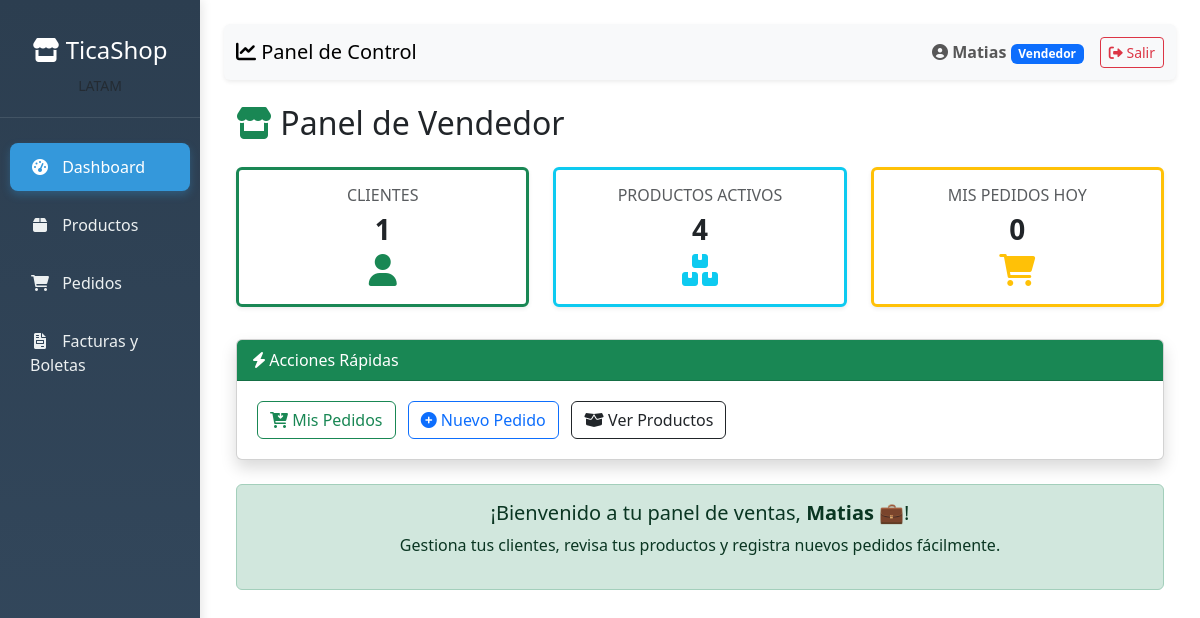
The page /usuarios/dashboard/ (signed in) on the database its author committed.
### apps/usuarios/models.py (models this page shows, shortened)
class Usuario(AbstractUser):
    ROLES = (
        ('Administrador', 'Administrador'),
        ('Vendedor', 'Vendedor'),
        ('Tesoreria', 'Tesorería'),
        ('Cliente', 'Cliente'),
    )
    rol = models.CharField(max_length=13, choices=ROLES, default='Cliente')
    telefono = models.CharField(max_length=20, blank=True, null=True)
    activo = models.BooleanField(default=True)
    fecha_actualizacion = models.DateTimeField(auto_now=True)
    class Meta:
        db_table = 'usuarios'
        verbose_name = 'Usuario'
        verbose_name_plural = 'Usuarios'

### apps/usuarios/views.py (the view, shortened to what this page needs)
# urls.py: path('dashboard/', views.dashboard, name='dashboard'),
@login_required
def dashboard(request):
    usuario = request.user
    rol = usuario.rol.strip() if usuario.rol else ''
    if rol == 'Administrador':
        total_usuarios = Usuario.objects.count()
        total_clientes = Cliente.objects.count()
        total_productos = Producto.objects.count()
        pedidos_hoy = Pedido.objects.filter(fecha_creacion__date=date.today()).count()
        productos_stock_bajo = Producto.objects.filter(
            stock__lte=models.F('stock_minimo'),
            activo=True
        ).order_by('stock')[:10]
        context = {
            'usuario': usuario,
            'total_usuarios': total_usuarios,
            'total_clientes': total_clientes,
            'total_productos': total_productos,
            'pedidos_hoy': pedidos_hoy,
            'productos_stock_bajo': productos_stock_bajo,
        }
        return render(request, 'dashboard/admin_dashboard.html', context)
    elif rol == 'Vendedor':
        total_clientes = Cliente.objects.count()
        total_productos = Producto.objects.filter(activo=True).count()
        pedidos_hoy = Pedido.objects.filter(
            usuario=usuario,
            fecha_creacion__date=date.today()
        ).count()
        mis_pedidos = Pedido.objects.filter(usuario=usuario).count()
        context = {
            'usuario': usuario,
            'total_clientes': total_clientes,
            'total_productos': total_productos,
            'pedidos_hoy': pedidos_hoy,
            'mis_pedidos': mis_pedidos,
        }
        return render(request, 'dashboard/vendedor_dashboard.html', context)
    return redirect('login')

### templates/dashboard/vendedor_dashboard.html
{% extends 'dashboard/base_dashboard.html' %}
{% block content %}
<div class="container-fluid mt-3">
    <h2><i class="fas fa-store text-success"></i> Panel de Vendedor</h2>
    <div class="row mt-4">
        <div class="col-md-4 mb-3">
            <div class="card shadow-sm text-center border-top border-success border-3">
                <div class="card-body">
                    <h6 class="text-muted">CLIENTES</h6>
                    <h3 class="fw-bold">{{ total_clientes }}</h3>
                    <i class="fas fa-user fa-2x text-success"></i>
                </div>
            </div>
        </div>
        <div class="col-md-4 mb-3">
            <div class="card shadow-sm text-center border-top border-info border-3">
                <div class="card-body">
                    <h6 class="text-muted">PRODUCTOS ACTIVOS</h6>
                    <h3 class="fw-bold">{{ total_productos }}</h3>
                    <i class="fas fa-boxes fa-2x text-info"></i>
                </div>
            </div>
        </div>
        <div class="col-md-4 mb-3">
            <div class="card shadow-sm text-center border-top border-warning border-3">
                <div class="card-body">
                    <h6 class="text-muted">MIS PEDIDOS HOY</h6>
                    <h3 class="fw-bold">{{ pedidos_hoy }}</h3>
                    <i class="fas fa-shopping-cart fa-2x text-warning"></i>
                </div>
            </div>
        </div>
    </div>
    <div class="card shadow mt-3">
        <div class="card-header bg-success text-white">
            <i class="fas fa-bolt"></i> Acciones Rápidas
        </div>
        <div class="card-body">
            <a href="{% url 'listar_pedidos' %}" class="btn btn-outline-success m-1">
                <i class="fas fa-cart-arrow-down"></i> Mis Pedidos
            </a>
            <a href="{% url 'crear_pedido_datos' %}" class="btn btn-outline-primary m-1">
                <i class="fas fa-plus-circle"></i> Nuevo Pedido
            </a>
            <a href="{% url 'listar_productos' %}" class="btn btn-outline-dark m-1">
                <i class="fas fa-box-open"></i> Ver Productos
            </a>
        </div>
    </div>
    <div class="alert alert-success mt-4 text-center">
        <h5>¡Bienvenido a tu panel de ventas, <strong>{{ request.user.username }}</strong> 💼!</h5>
        <p>Gestiona tus clientes, revisa tus productos y registra nuevos pedidos fácilmente.</p>
    </div>
</div>
{% endblock %}

### templates/dashboard/base_dashboard.html (shortened to what this page needs)
<!DOCTYPE html>
<html lang="es">
<head>
    <link href="https://cdn.jsdelivr.net/npm/bootstrap@5.3.0/dist/css/bootstrap.min.css" rel="stylesheet">
    <link rel="stylesheet" href="https://cdnjs.cloudflare.com/ajax/libs/font-awesome/6.0.0/css/all.min.css">
</head>
<body>
    <div class="container-fluid">
        <div class="row">
            <div class="col-md-3 col-lg-2 sidebar d-md-block p-0">
                <div class="position-sticky pt-3">
                    <div class="text-center text-white logo-section">
                        <h4><i class="fas fa-store"></i> TicaShop</h4>
                        <small class="text-muted">LATAM</small>
                    </div>
                    <ul class="nav flex-column">
                        <li class="nav-item">
                            <a class="nav-link {% if request.resolver_match.url_name == 'dashboard' %}active{% endif %}"
                                href="{% url 'dashboard' %}">
                                <i class="fas fa-tachometer-alt"></i> Dashboard
                            </a>
                        </li>
                        {% if request.user.rol == 'Administrador' or request.user.rol == 'Vendedor' %}
                        <li class="nav-item">
                            <a class="nav-link {% if request.resolver_match.url_name == 'listar_productos' %}active{% endif %}"
                                href="{% url 'listar_productos' %}">
                                <i class="fas fa-box"></i> Productos
                            </a>
                        </li>
                        <li class="nav-item">
                            <a class="nav-link {% if request.resolver_match.url_name == 'listar_pedidos' %}active{% endif %}"
                                href="{% url 'listar_pedidos' %}">
                                <i class="fas fa-shopping-cart"></i> Pedidos
                            </a>
                        </li>
                        {% endif %}
                        <li class="nav-item">
                            <a class="nav-link {% if request.resolver_match.url_name == 'listar_documentos' %}active{% endif %}"
                                href="{% url 'listar_documentos' %}">
                                <i class="fas fa-file-invoice"></i> Facturas y Boletas
                            </a>
                        </li>
                    </ul>
                </div>
            </div>
            <div class="col-md-9 col-lg-10 ml-sm-auto px-4 py-4">
                <nav class="navbar navbar-expand-lg navbar-light bg-light mb-4 shadow-sm rounded">
                    <div class="container-fluid">
                        <span class="navbar-brand mb-0 h1">
                            <i class="fas fa-chart-line"></i> Panel de Control
                        </span>
                        <div class="navbar-nav ms-auto align-items-center">
                            <span class="navbar-text me-3">
                                <i class="fas fa-user-circle"></i>
                                <strong>{{ request.user.get_full_name|default:request.user.username }}</strong>
                                <span class="badge bg-primary">{{ request.user.rol }}</span>
                            </span>
                            <a class="btn btn-outline-danger btn-sm" href="{% url 'logout' %}">
                                <i class="fas fa-sign-out-alt"></i> Salir
                            </a>
                        </div>
                    </div>
                </nav>
                {% block content %}
                {% endblock %}
            </div>
        </div>
    </div>
</body>
</html>

### templates/dashboard/base_dashboard.html (style rules this page uses)
body { font-family: 'Segoe UI', Tahoma, Geneva, Verdana, sans-serif; }
.sidebar { min-height: 100vh; background: linear-gradient(180deg, #2c3e50 0%, #34495e 100%); box-shadow: 2px 0 10px rgba(0,0,0,0.1); }
.sidebar .nav-link { color: #ecf0f1; padding: 12px 20px; margin: 5px 10px; border-radius: 8px; transition: all 0.3s ease; }
.sidebar .nav-link.active { background: #3498db; color: white; box-shadow: 0 4px 8px rgba(52, 152, 219, 0.3); }
.sidebar .nav-link i { width: 20px; text-align: center; margin-right: 8px; }
.logo-section { padding: 20px; border-bottom: 1px solid rgba(255,255,255,0.1); margin-bottom: 20px; }

### rows shown on the page
Usuario: user.get_full_name "Matias", user.rol "Vendedor", user.username "Matias"

### other values the page prints
{{ total_clientes }} "1"
{{ total_productos }} "4"
{{ pedidos_hoy }} "0"
